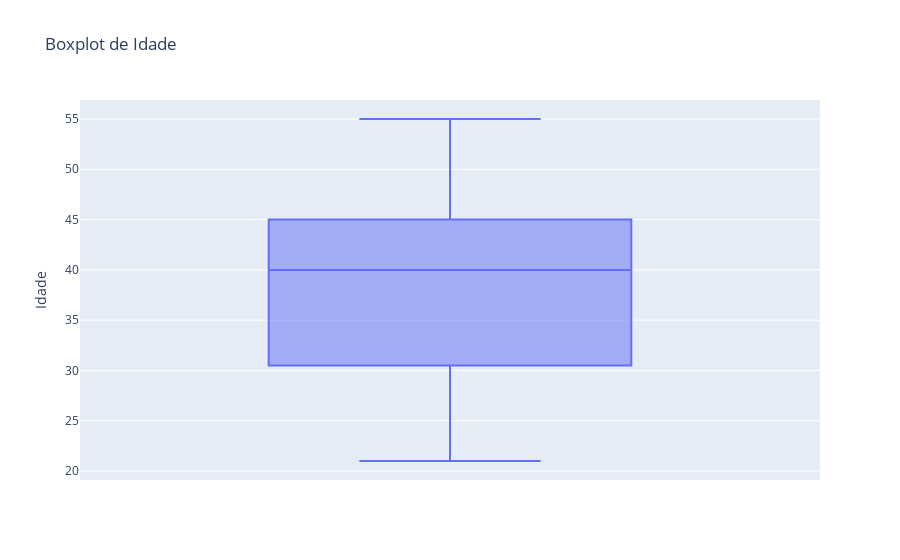

Notebook source saved alongside this figure:
### Markdown cell above
Agora vamos plotar um boxplot de idade:

### Code cell
# Criando o boxplot de idade
fig = px.box(df, y='Idade', title='Boxplot de Idade')

# Exibindo o gráfico
fig.show()

### Figure 1 — Plotly figure (JSON) as saved in the notebook; plotly's stock layout.template omitted (floating-point values rounded to 4 significant figures)
{"data": [{"alignmentgroup": "True", "hovertemplate": "Idade=%{y}<extra></extra>", "legendgroup": "", "marker": {"color": "#636efa"}, "name": "", "notched": false, "offsetgroup": "", "orientation": "v", "showlegend": false, "type": "box", "x0": " ", "xaxis": "x", "y": [22, 29, 32, 36, 21, 31, 33, 39, 48, 46, 41, 43, 42, 44, 55, 21, 46, 30, 46, 41], "y0": " ", "yaxis": "y"}], "layout": {"boxmode": "group", "legend": {"tracegroupgap": 0}, "title": {"text": "Boxplot de Idade"}, "xaxis": {"anchor": "y", "domain": [0, 1]}, "yaxis": {"anchor": "x", "domain": [0, 1], "title": {"text": "Idade"}}}}
